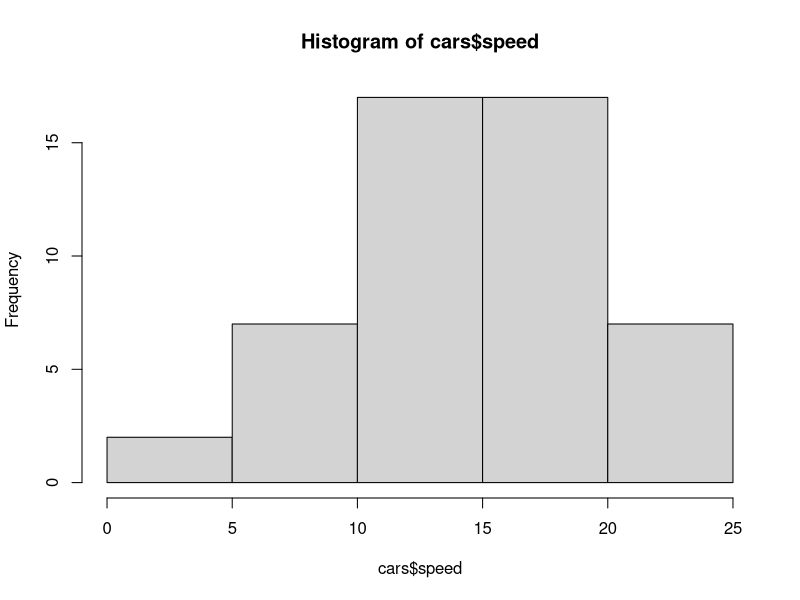
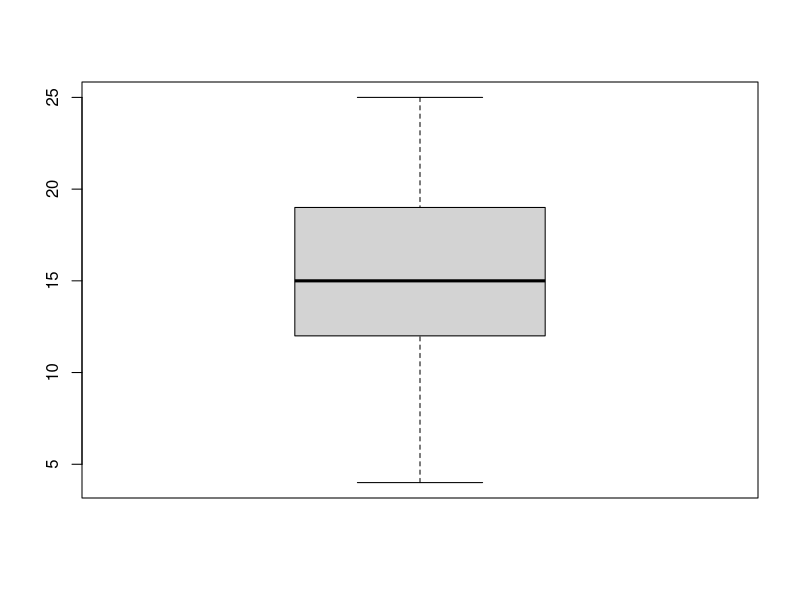
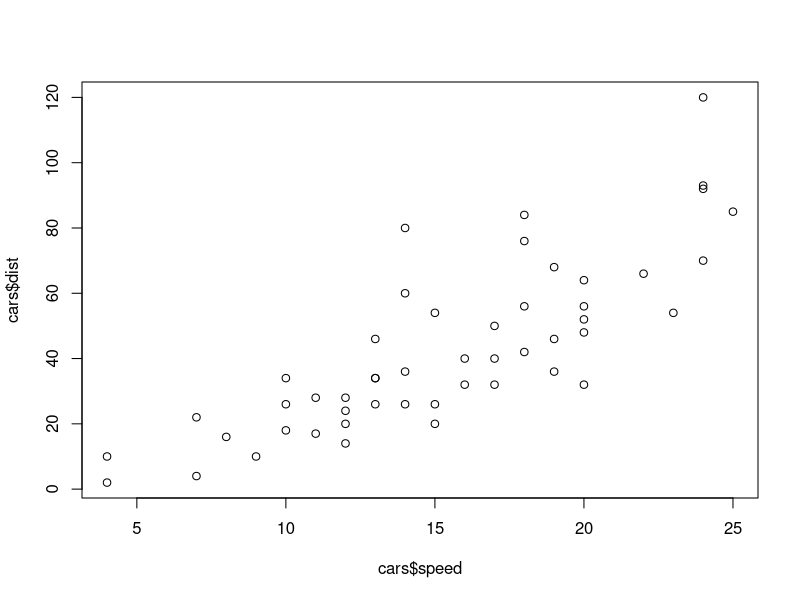

Generate these figures, in order, with R:
## ---- chunk 1
# This grey area is called a code chunk
# The following code is a basic setup of options for your document
# You won't have to edit it (unless you want to!)
knitr::opts_chunk$set(echo = TRUE, # show all code chunks in document
                      eval = TRUE, # run all code chunks
                      warning = TRUE, # show warning messages
                      fig.align = "center", # figures are centered
                      R.options = list(max.print=100)) # print 100 elements max
## ---- chunk 2
# Recall our sweet_apples data frame from last lecture
sweet_apples <- data.frame(
  varieties = c('Fuji', 'Gala', 'Golden Delicious', 'Granny Smith'),
  sweetness = c(1, 2, 3, 4),
  red = c(TRUE,TRUE,FALSE,FALSE)
)
## ---- chunk 3
# Find the mean sweetness
mean(sweet_apples$sweetness)
## ---- chunk 4
# Write and submit code here!
group <- data.frame(
  names = c('Connor', 'Dan', 'Kailee', 'Samay'),
  age = c(19, 21, 22, 20),
  height = c(72, 70, 67, 72)
)
## ---- chunk 5
# Write and submit code here!
mean(group$age)
mean(group$height)
## ---- chunk 6
# Display the first 6 rows of the dataset
head(cars)

# Focus on one variable
cars$dist
## ---- chunk 7
# Write and submit code here!
mean(cars$speed)
mean(cars$dist)
## ---- chunk 8
# Take a look at descriptive statistics for all variables
summary(cars)
## ---- chunk 9
# Create a basic histogram
hist(cars$speed)
## ---- chunk 10
# Create a basic boxplot
boxplot(cars$speed)
## ---- chunk 11
# Write and submit code here!

## ---- chunk 12
# Create a basic scatterplot (by default, variable on x-axis first, then variable on y-axis)
plot(cars$speed, cars$dist)
## ---- chunk 13
# Load the package within the Markdown file
library(tidyverse)
